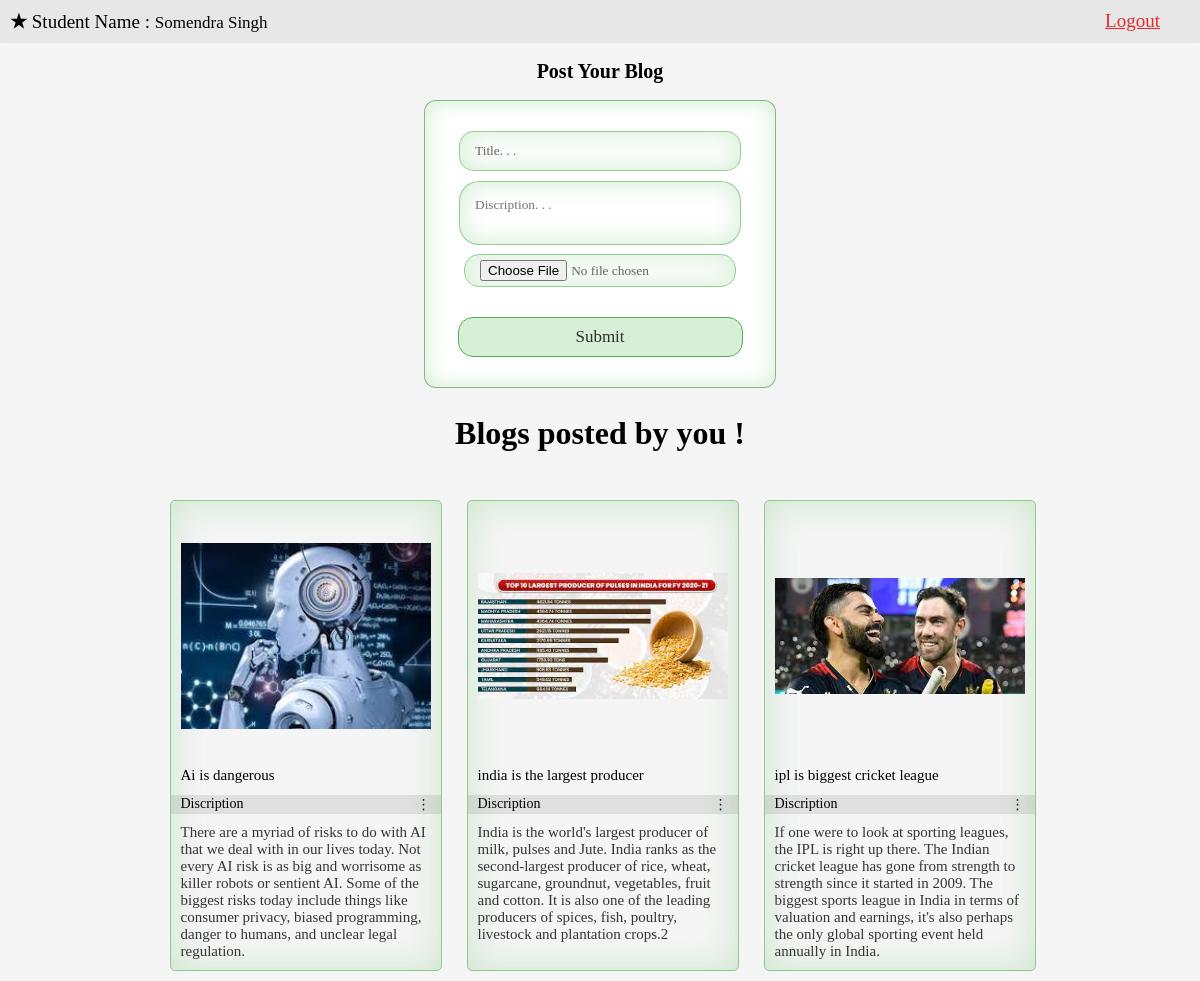
Page /index.php (signed in) on the committed database.
### tables this page shows
CREATE TABLE `blogs` (
  `s_no` int(7) NOT NULL,
  `title` varchar(255) NOT NULL,
  `description` text NOT NULL,
  `image` varchar(255) NOT NULL,
  `userid` int(11) NOT NULL
);

### index.php (the view, shortened to what this page needs)
<?php
$username = $sid = "";
if (!isset($_SESSION['login']) || $_SESSION['login'] != "true") {
  header('location:login.php');
  exit();
} else {
  $username = $_SESSION['username'];
  $id = $_SESSION['id'];
}
?>
<!DOCTYPE html>
<html lang="en">
<head>
  <link rel="stylesheet" href="assets/style.css" />
</head>
<body>
  <nav>
    <div class="user-details"><b>&#9733</b> Student Name : <span>
        <?php echo $username ?>
      </span></div>
    <a href="logout.php">Logout</a>
  </nav>
  <div class="container index">
    <form action="handleBlog.php" method="post" enctype="multipart/form-data">
      <fieldset class="form-wrapper index">
        <div class="post-blog">Post Your Blog</div>
        <div>
          <input type="text" name="title" id="title" placeholder="Title. . ." required />
        </div>
        <div>
          <textarea name="desc" id="desc" placeholder="Discription. . ." required></textarea>
        </div>
        <div>
          <input class="img" type="file" name="img" id="file" required>
        </div>
        <div>
          <input style="margin-bottom: 30px;" type="Submit" name="submit" id="submit" value="Submit" />
        </div>
      </fieldset>
    </form>
    <div class="blogs">
      <?php
      include "dbconfig.php";
      $blogSql = "SELECT * FROM `blogs` WHERE userid='$id'";
      $res = mysqli_query($conn, $blogSql);
      $num = mysqli_num_rows($res);
      if ($num > 0) {
        echo "<h1 class='blog-head'>Blogs posted by you !</h1>";
        while ($blog = mysqli_fetch_assoc($res)) {
          echo
            '
 <div class="card">
<div class="card-img">
<img src="images/' . $blog['image'] . '"></div>
<div class="card-title">
  ' . $blog['title'] . '
</div>
 <div class="card-dis-title">
 <div> Discription</div>
 <div>&#8942;</div>
</div>
<div class="card-discription">
 ' . $blog['description'] . '
</div>
</div>';
        }
      } else {
        echo "<h1> Haven't Posted anything try posting one!</h1>";
      }
      ?>
    </div>
</body>
</html>

### assets/style.css (style rules this page uses)
* { margin: 0; padding: 0; font-family: "poppins"; }
.container { display: flex; justify-content: center; align-items: center; height: 100vh; background-color: whitesmoke; position: relative; }
.container.index { align-items: unset; }
.form-wrapper { display: flex; border: 1px solid #f5f5f55b; width: 350px; flex-direction: column; align-items: center; background-color: #ffffff; border-radius: 12px; box-shadow: 0 0 25px 2px #4fb34f3a; border: 1px solid #67aa67d2; }
input { margin: 10px 0px; width: 250px; border-radius: 15px; height: 38px; border: 1px solid #4fb34fa1; padding: 0 15px; font-weight: 500; color: #636262; box-shadow: 0 0 25px 2px #4fb34f3a inset; margin-top: 30px; }
input::placeholder { font-weight: 500; color: #636262; }
#submit { font-size: 17px; font-weight: 500; border-color: #4fb34f; width: 285px; height: 40px; padding: 5px; margin: 30px 0 40px 0; color: #2e2e2e; background: #4fb34f3a; cursor: pointer; box-shadow: none; }
textarea { resize: none; width: 250px; border: 1px solid #4fb34fa1; border-radius: 20px; padding: 15px; box-shadow: 0 0 25px 2px #4fb34f3a inset !important; }
nav { position: fixed; background-color: #2e2e2e11; backdrop-filter: blur(3px); display: flex; width: 100%; justify-content: space-between; z-index: 99; padding: 10px; }
.form-wrapper.index { margin-top: 100px; box-shadow: 0 0 20px 2px #4fb34f3a inset; }
.post-blog { position: absolute; top: 60px; font-size: 20px; font-weight: 600; }
.img { display: block; width: 240px; height: auto; padding: 5px 15px; margin:5px 0 0 0; }
.user-details { font-weight: 500; text-transform: capitalize; font-size: 19px; }
.user-details span { font-size: 17px; font-weight: 400; }
nav a { padding: 0 50px; font-size: 19px; color: #eb2828; font-weight: 500; }
.blogs { background: whitesmoke; position: absolute; top: 500px; height: max-content; width: 100%; display: flex; flex-wrap: wrap; justify-content: center; gap: 20px; }
.card { margin: 0 0 10px 5px; padding: 10px; width: 250px; border: 1px solid#4fb34fa1; border-radius: 5px; display: flex; flex-direction: column; align-items: center; box-shadow: 0 0 35px 2px #4fb34f3a inset; }
.card-img { max-width: 250px; }
.card-img img { width: 250px; height: 250px; object-fit: contain; }
.card-title { width: 250px; line-height: 20px; padding: 0 10px; word-wrap: break-word; font-size: 15px; color: black; }
.card-dis-title { display: flex; justify-content: space-between; width: 250px; margin: 10px 0; padding: 1px 10px; font-size: 14px; font-weight: 500; background-color: #2e2e2e1c; backdrop-filter: blur(2px); }
.card-discription { width: 250px; font-size: 15px; color: #353535; }
.blog-head { position: absolute; top: -85px; }

### rows in the picture
blogs: image (picture), title "Ai is dangerous", description "There are a myriad of risks to do with AI that we deal with in our lives today. Not every AI risk is as big and worrisome as killer robots or sentient AI. Some of the biggest risks today include things like consumer privacy, biased programming, danger to humans, and unclear legal regulation."
blogs: image (picture), title "india is the largest producer", description "India is the world's largest producer of milk, pulses and Jute. India ranks as the second-largest producer of rice, wheat, sugarcane, groundnut, vegetables, fruit and cotton. It is also one of the leading producers of spices, fish, poultry, livestock and plantation crops.2"
blogs: image (picture), title "ipl is biggest cricket league", description "If one were to look at sporting leagues, the IPL is right up there. The Indian cricket league has gone from strength to strength since it started in 2009. The biggest sports league in India in terms of valuation and earnings, it's also perhaps the only global sporting event held annually in India."

### other values in the picture
$username "Somendra Singh"
